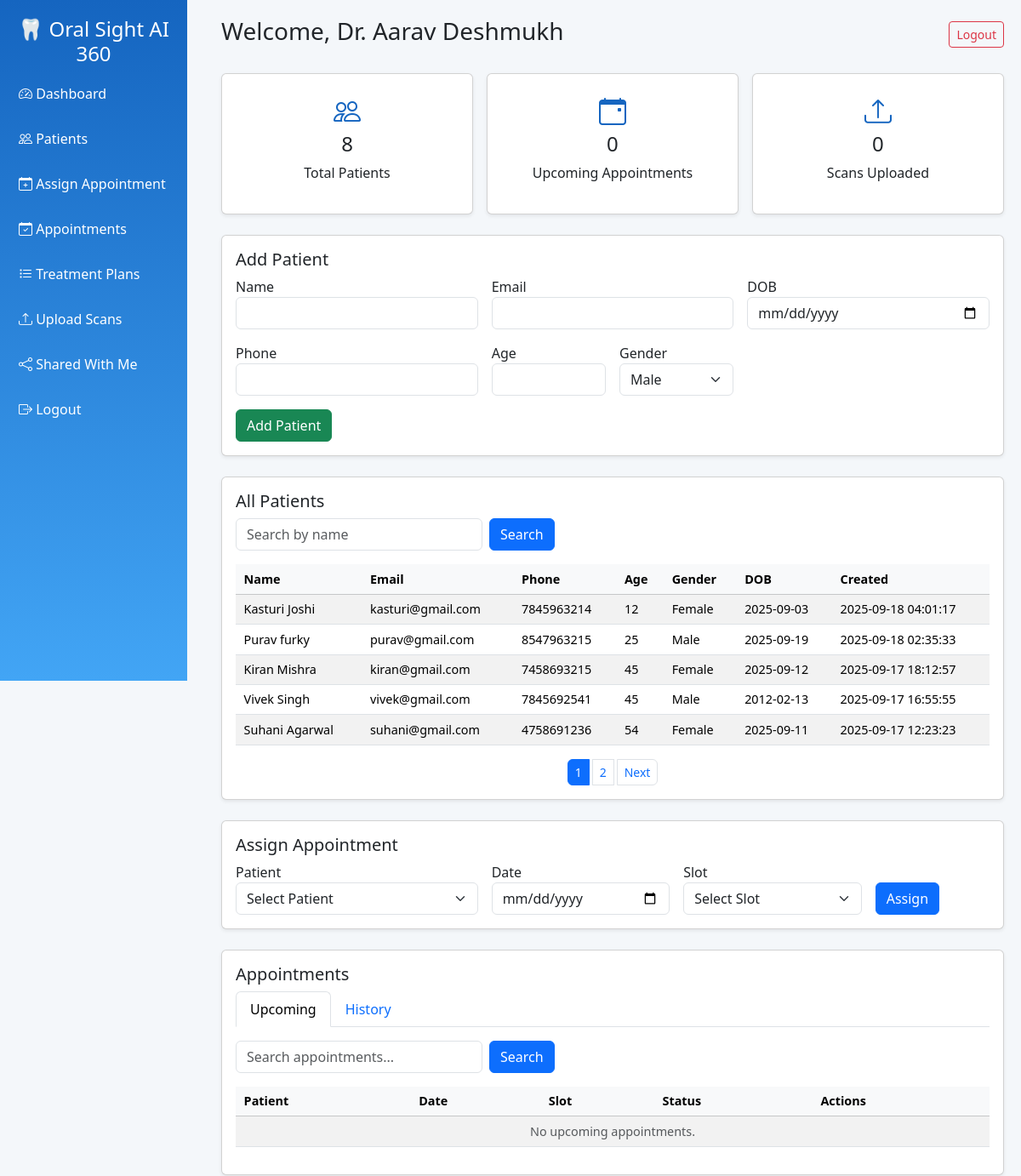
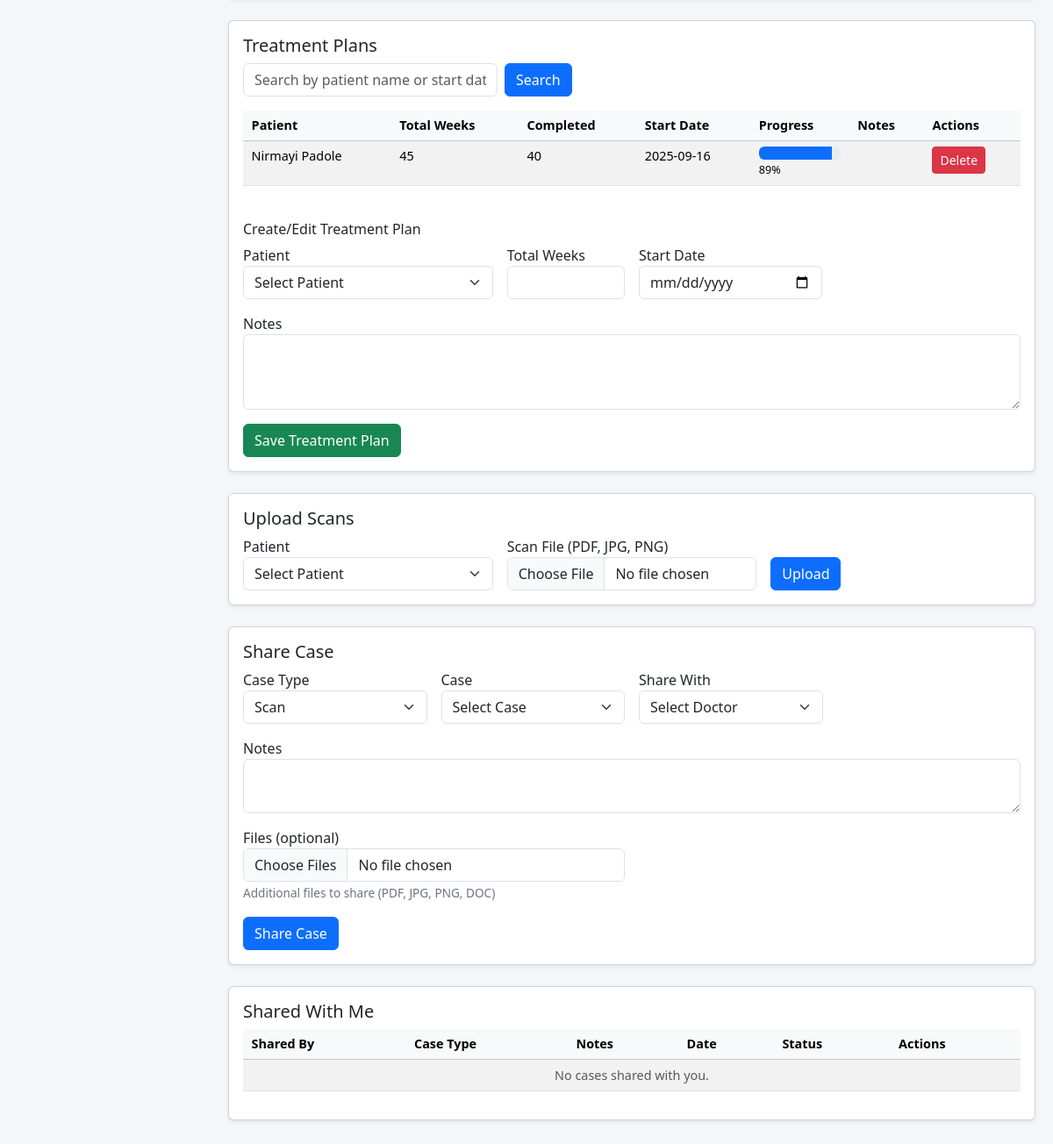
Screenshot of /doctor/doctor_dashboard.php (signed in) with the database file from the repository (2 pictures, top to bottom).
### tables this page shows
CREATE TABLE `patients` (
  `id` int(11) NOT NULL,
  `name` varchar(150) NOT NULL,
  `email` varchar(150) NOT NULL,
  `dob` date NOT NULL,
  `password` varchar(255) NOT NULL,
  `age` int(11) NOT NULL,
  `gender` enum('male','female','other') NOT NULL,
  `phone` varchar(20) NOT NULL,
  `doctor_id` int(11) DEFAULT NULL,
  `created_at` timestamp NOT NULL DEFAULT current_timestamp()
);

CREATE TABLE `treatment_plans` (
  `id` int(11) NOT NULL,
  `patient_id` int(11) DEFAULT NULL,
  `doctor_id` int(11) DEFAULT NULL,
  `total_weeks` int(11) DEFAULT NULL,
  `start_date` date DEFAULT NULL,
  `notes` text DEFAULT NULL,
  `completed_weeks` int(11) DEFAULT 0
);

### doctor/doctor_dashboard.php (the view, shortened to what the rows shown need)
<?php
include("../connection/db.php");
$doctor_id = (int) $_SESSION['doctor_id'];
$stmt = $conn->prepare("SELECT * FROM admins WHERE id = ?");
$stmt->bind_param("i", $doctor_id);
$stmt->execute();
$doctor = $stmt->get_result()->fetch_assoc();
function e($v){ return htmlspecialchars($v ?? ''); }
$conn->query("
CREATE TABLE IF NOT EXISTS shared_cases (
  id INT AUTO_INCREMENT PRIMARY KEY,
  case_type VARCHAR(20) NOT NULL,
  case_id INT NOT NULL,
  shared_by INT NOT NULL,
  shared_with INT NOT NULL,
  notes TEXT,
  created_at TIMESTAMP DEFAULT CURRENT_TIMESTAMP,
  is_read TINYINT(1) DEFAULT 0,
  INDEX(shared_with),
  INDEX(shared_by),
  FOREIGN KEY (shared_by) REFERENCES admins(id) ON DELETE CASCADE,
  FOREIGN KEY (shared_with) REFERENCES admins(id) ON DELETE CASCADE
) ENGINE=InnoDB DEFAULT CHARSET=utf8mb4;
");
$conn->query("
CREATE TABLE IF NOT EXISTS shared_cases_files (
  id INT AUTO_INCREMENT PRIMARY KEY,
  shared_case_id INT NOT NULL,
  file_path VARCHAR(1024) NOT NULL,
  original_name VARCHAR(255) DEFAULT '',
  uploaded_at TIMESTAMP DEFAULT CURRENT_TIMESTAMP,
  INDEX(shared_case_id),
  FOREIGN KEY (shared_case_id) REFERENCES shared_cases(id) ON DELETE CASCADE
) ENGINE=InnoDB DEFAULT CHARSET=utf8mb4;
");
$search = trim($_GET['search'] ?? '');
$page = isset($_GET['page']) && is_numeric($_GET['page']) ? (int) $_GET['page'] : 1;
$limit = 5;
$offset = ($page - 1) * $limit;
$search_param = "%".$search."%";
$stmt = $conn->prepare("SELECT * FROM patients WHERE doctor_id = ? AND name LIKE ? ORDER BY created_at DESC LIMIT ? OFFSET ?");
$stmt->bind_param("isii", $doctor_id, $search_param, $limit, $offset);
$stmt->execute();
$patients = $stmt->get_result();
$tplan_page = isset($_GET['tplan_page']) && is_numeric($_GET['tplan_page']) ? (int) $_GET['tplan_page'] : 1;
$tplan_limit = 5;
$tplan_offset = ($tplan_page - 1) * $tplan_limit;
$t_where = "tp.doctor_id = ?";
$t_types = "i";
$t_params = [$doctor_id];
$sql = "SELECT tp.*, p.name as patient_name, IFNULL(tpr.completed_weeks, 0) as completed_weeks FROM treatment_plans tp JOIN patients p ON tp.patient_id = p.id LEFT JOIN treatment_progress tpr ON tp.patient_id = tpr.patient_id WHERE $t_where ORDER BY tp.id DESC LIMIT ? OFFSET ?";
$t_types2 = $t_types . "ii";
$t_params2 = $t_params;
$t_params2[] = $tplan_limit;
$t_params2[] = $tplan_offset;
$stmt = $conn->prepare($sql);
$stmt->bind_param($t_types2, ...$t_params2);
$stmt->execute();
$treatment_plans = $stmt->get_result();
?>
<!DOCTYPE html>
<html lang="en">
<head>
<link href="https://cdn.jsdelivr.net/npm/bootstrap@5.3.3/dist/css/bootstrap.min.css" rel="stylesheet">
<link href="https://cdn.jsdelivr.net/npm/bootstrap-icons/font/bootstrap-icons.css" rel="stylesheet">
</head>
<body>
<div class="main">
<div class="d-flex justify-content-between align-items-center mb-4">
<h3>Welcome, Dr. <?= e($doctor['username']); ?></h3>
<a href="doctor_logout.php" class="btn btn-outline-danger btn-sm">Logout</a>
</div>
<div class="card shadow-sm p-3 mb-4">
    <div class="table-responsive">
        <table class="table table-striped table-small">
            <thead class="table-light">
                <tr>
                    <th>Name</th>
                    <th>Email</th>
                    <th>Phone</th>
                    <th>Age</th>
                    <th>Gender</th>
                    <th>DOB</th>
                    <th>Created</th>
                </tr>
            </thead>
            <tbody>
                <?php
                if ($patients->num_rows === 0) {
                    echo "<tr><td colspan='7' class='text-center text-muted'>No patients found.</td></tr>";
                } else {
                    while ($p = $patients->fetch_assoc()) {
                        echo "<tr>";
                        echo "<td>".e($p['name'])."</td>";
                        echo "<td>".e($p['email'])."</td>";
                        echo "<td>".e($p['phone'])."</td>";
                        echo "<td>".e($p['age'])."</td>";
                        echo "<td>".e(ucfirst($p['gender']))."</td>";
                        echo "<td>".e($p['dob'])."</td>";
                        echo "<td>".e($p['created_at'])."</td>";
                        echo "</tr>";
                    }
                }
                ?>
            </tbody>
        </table>
    </div>
</div>
<div class="card shadow-sm p-3 mb-4" id="appointments">
<div class="tab-content" id="appointmentTabsContent">
    <div class="tab-pane fade show active" id="upcoming" role="tabpanel">
        <div class="table-responsive">
            <table class="table table-striped table-small">
                <thead class="table-light">
                    <tr>
                        <th>Patient</th>
                        <th>Date</th>
                        <th>Slot</th>
                        <th>Status</th>
                        <th>Actions</th>
                    </tr>
                </thead>
            </table>
        </div>
    </div>
</div>
</div>
<div class="card shadow-sm p-3 mb-4" id="plans">
<div class="table-responsive">
    <table class="table table-striped table-small">
        <thead class="table-light">
            <tr>
                <th>Patient</th>
                <th>Total Weeks</th>
                <th>Completed</th>
                <th>Start Date</th>
                <th>Progress</th>
                <th>Notes</th>
                <th>Actions</th>
            </tr>
        </thead>
        <tbody>
            <?php
            if ($treatment_plans->num_rows === 0) {
                echo "<tr><td colspan='7' class='text-center text-muted'>No treatment plans found.</td></tr>";
            } else {
                while ($tp = $treatment_plans->fetch_assoc()) {
                    $completed = (int)($tp['completed_weeks'] ?? 0);
                    $total = (int)$tp['total_weeks'];
                    $percent = $total > 0 ? min(100, round(($completed / $total) * 100)) : 0;
                    echo "<tr>";
                    echo "<td>".e($tp['patient_name'])."</td>";
                    echo "<td>".e($tp['total_weeks'])."</td>";
                    echo "<td>".e($completed)."</td>";
                    echo "<td>".e($tp['start_date'])."</td>";
                    echo "<td>";
                    echo "<div class='progress progress-sm'>";
                    echo "<div class='progress-bar' role='progressbar' style='width: {$percent}%' aria-valuenow='{$percent}' aria-valuemin='0' aria-valuemax='100'></div>";
                    echo "</div>";
                    echo "<small>{$percent}%</small>";
                    echo "</td>";
                    echo "<td>".e(substr($tp['notes'] ?? '', 0, 50)).(strlen($tp['notes'] ?? '') > 50 ? '...' : '')."</td>";
                    echo "<td>";
                    echo "<form method='POST' style='display:inline;'>";
                    echo "<button type='submit' name='delete_tplan' class='btn btn-sm btn-danger' onclick=\"return confirm('Delete this treatment plan?')\">Delete</button>";
                    echo "</form>";
                    echo "</td>";
                    echo "</tr>";
                }
            }
            ?>
        </tbody>
    </table>
</div>
</div>
<div class="card shadow-sm p-3 mb-4" id="shared">
<div class="table-responsive">
    <table class="table table-striped table-small">
        <thead class="table-light">
            <tr>
                <th>Shared By</th>
                <th>Case Type</th>
                <th>Notes</th>
                <th>Date</th>
                <th>Status</th>
                <th>Actions</th>
            </tr>
        </thead>
    </table>
</div>
</div>
</div>
</body>
</html>

### rows the page displays
patients: name "Kasturi Joshi", email "kasturi@gmail.com", phone "7845963214", age "12", gender "Female", dob "2025-09-03", created_at "2025-09-18 04:01:17"
patients: name "Purav furky", email "purav@gmail.com", phone "8547963215", age "25", gender "Male", dob "2025-09-19", created_at "2025-09-18 02:35:33"
patients: name "Kiran Mishra", email "kiran@gmail.com", phone "7458693215", age "45", gender "Female", dob "2025-09-12", created_at "2025-09-17 18:12:57"
patients: name "Vivek Singh", email "vivek@gmail.com", phone "7845692541", age "45", gender "Male", dob "2012-02-13", created_at "2025-09-17 16:55:55"
patients: name "Suhani Agarwal", email "suhani@gmail.com", phone "4758691236", age "54", gender "Female", dob "2025-09-11", created_at "2025-09-17 12:23:23"
treatment_plans: patient.name "Nirmayi Padole", total_weeks "45", completed "40", start_date "2025-09-16", percent "89"

### other values shown
$doctor['username'] "Aarav Deshmukh"
$totalPatients "8"
$upcomingAppointments "0"
$scansUploaded "0"
